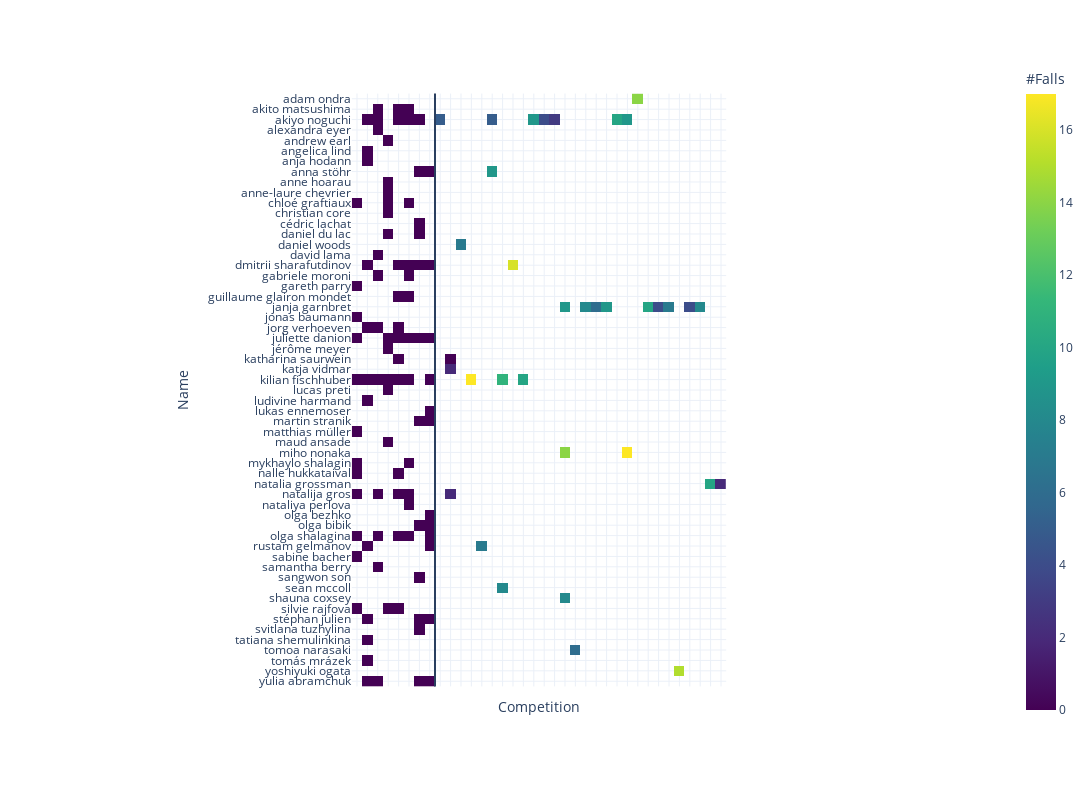

The code cell stored with this chart in its notebook:
### Markdown cell above
Topping a boulder in the first attempt, without falling once, is called a flash. Here, we count the number of falls per competation and climber. Clearly, this number is only well-defined for the best climbers who could top all boulder problems in all rounds a a given competition. Otherwise, the number of falls is not comparable or meaningful and is therefore omitted.

The heatmap color indicates the number of falls per climber and competition. Use the mouse-over to get more readable infos about the respective color point. 

To start with, we note that the available data provide the numbers of attempts only after 2007 (see horizontal lines). Next, we see the sparse color points, showing that only few athletes ever managed to top all boulders in a competition. Notably, again, Janja Garnet achieved to top all boulders in 9 of her competitions!

### Code cell
# group data by climber and competition
groups = fin[fin["Name"].isin(names)].groupby(["Name", "Competition"])

# compute number of falls (only well-defined if all boulder problems in all competitions rounds have been topped)
tab = pd.DataFrame(np.nan, index=names, columns=fin["Competition"].unique())
for (idn, idc), group in groups:
    if "F" in list(group["Level"]):
        tab.loc[idn, idc] = (group.loc[:, scb[::2]]-1).replace(np.nan, 0).sum().sum()
tab.replace(np.inf, np.nan, inplace=True)
tab.dropna(how="all", axis=0, inplace=True)
tab.dropna(how="all", axis=1, inplace=True)
    
# show heatmap
fig = px.imshow(tab,
                template=template,
                color_continuous_scale="Viridis",
                labels={"x": "Competition",  "y": "Name", "color": "#Falls"},
                width=fwidth, height=fheight
                )

# indicate change in IFSC data provisioning in 2008 by vertical line
xline = [idi for idi, col in enumerate(tab.columns) if '2008' in col][0]-0.5
fig.add_vline(x=xline)

fig.update_yaxes(
    tickmode="linear"
)

lenc = len(tab.columns)
fig.update_xaxes(
    tickmode = 'array',
    tickvals = list(range(lenc)),
    ticktext = ['']*lenc
)

fig.show(config=config)

### Figure 1 — Plotly figure (JSON) as saved in the notebook; plotly's stock layout.template omitted (floating-point values rounded to 4 significant figures; data arrays with more than 128 entries replaced by an {"elided": "..."} marker saying what was removed)
{"data": [{"coloraxis": "coloraxis", "hovertemplate": "Competition: %{x}<br>Name: %{y}<br>#Falls: %{z}<extra></extra>", "name": "0", "type": "heatmap", "x": ["Boulder IFSC Climbing Worldcup (B) - Erlangen (GER) 2007 Erlangen 30 - 31 Mar", "Boulder IFSC Climbing Worldcup (B) - Sofia (BUL) 2007 Sofia 20 - 22 Apr", "Boulder IFSC Climbing Worldcup (B) - Hall (AUT) 2007 Hall 27 - 28 Apr", "Boulder IFSC Climbing Worldcup (B) - La Reunion (FRA) 2007 La Reunion 4 - 5 May", "Boulder IFSC Climbing Worldcup (B) - Grindelwald (SUI) 2007 Grindelwald 8 - 9 Jun", "Boulder IFSC Climbing Worldcup (B) - Fiera di Primiero (ITA) 2007 Fiera 22 - 23 Jun", "Lead • Boulder • Speed IFSC Climbing World Championship (L + B + S) - Aviles (ESP) 2007 Aviles 17 - 23 Sep", "Boulder IFSC Climbing Worldcup (B) - Brno (CZE) 2007 Brno 9 - 10 Nov", "Boulder IFSC Climbing Worldcup (B) - Montauban (FRA) 2008 MONTAUBAN 4 - 5 Jul", "Boulder • Speed IFSC Climbing Worldcup (S+B) - Moscow (RUS) 2008 08_WC_MS 31 - 2 Oct - Nov", "Boulder IFSC Climbing Worldcup (B) - Vail (USA) 2009 WC Vail 5 - 6 Jun", "Boulder IFSC Climbing Worldcup (B) - Eindhoven (NED) 2009 WC Eindhoven 12 - 13 Jun", "Lead • Boulder • Speed • Combined IFSC Climbing World Championships - Qinghai (CHN) 2009 Quinghai 30 - 5 Jun - Jul", "Boulder IFSC Climbing Worldcup (B) - Eindhoven (NED) 2011 Eindhoven 17 - 18 Jun", "Boulder IFSC Climbing Worldcup (B) - Vail (USA) 2012 Vail 1 - 2 Jun", "Boulder • Speed IFSC Climbing Worldcup (B,S) - Chongqing (CHN) 2013 Chongqing 22 - 23 Mar", "Boulder IFSC Climbing Worldcup (B) - Innsbruck (AUT) 2014 Innsbruck 16 - 17 May", "Boulder IFSC Climbing Worldcup (B) - Toronto (CAN) 2014 Toronto 31 - 1 May - Jun", "Boulder IFSC Climbing Worldcup (B) - Vail (USA) 2014 Vail 6 - 7 Jun", "Boulder • Speed IFSC Climbing Worldcup (B,S) - Chongqing (CHN) 2015 Chongqing 20 - 21 Jun", "Boulder IFSC Climbing Worldcup (B) - Innsbruck (AUT) 2016 TyrolWC 20 - 21 May", "Boulder IFSC Climbing Worldcup (B) - Munich (GER) 2016 MunichWC 12 - 13 Aug", "Boulder • Speed IFSC Climbing Worldcup (B,S) - Chongqing (CHN) 2017 ChongqingWC 22 - 23 Apr", "Boulder IFSC Climbing Worldcup (B) - Hachioji, Tokyo (JPN) 2017 TokyoWC 6 - 7 May", "Boulder • Speed IFSC Climbing Worldcup (B,S) - Moscow (RUS) 2018 MoscowWC 21 - 22 Apr", "Boulder • Speed IFSC Climbing Worldcup (B,S) - Chongqing (CHN) 2018 ChongqingWC 5 - 6 May", "Boulder • Speed IFSC Climbing Worldcup (B,S) - Tai'an (CHN) 2018 TaianWC 12 - 13 May", "Boulder IFSC Climbing Worldcup (B) - Meiringen (SUI) 2019 MeiringenWC 5 - 6 Apr", "Boulder • Speed IFSC Climbing Worldcup (B,S) - Chongqing (CHN) 2019 ChongqingWC 26 - 28 Apr", "Boulder • Speed IFSC Climbing Worldcup (B,S) - Wujiang (CHN) 2019 WujiangWC 3 - 5 May", "Boulder IFSC Climbing Worldcup (B) - Munich (GER) 2019 MunichWC 18 - 19 May", "Boulder IFSC Climbing Worldcup (B) - Vail (USA) 2019 VailWC 7 - 8 Jun", "Boulder IFSC - Climbing World Cup (B) - Meiringen (SUI) 2021 Meiringen 16 - 17 Apr", "Boulder IFSC - Climbing World Cup (B) - Meiringen (SUI) 2022 Meiringen 8 - 10 Apr", "Boulder • Speed IFSC - Climbing World Cup (B,S) - Seoul (KOR) 2022 Seoul 6 - 8 May", "Boulder IFSC - Climbing World Cup (B) - Brixen (ITA) 2022 Brixen 10 - 12 Jun"], "xaxis": "x", "y": ["adam ondra", "akito matsushima", "akiyo noguchi", "alexandra eyer", "andrew earl", "angelica lind", "anja hodann", "anna stöhr", "anne hoarau", "anne-laure chevrier", "chloé graftiaux", "christian core", "cédric lachat", "daniel du lac", "daniel woods", "david lama", "dmitrii sharafutdinov", "gabriele moroni", "gareth parry", "guillaume glairon mondet", "janja garnbret", "jonas baumann", "jorg verhoeven", "juliette danion", "jérôme meyer", "katharina saurwein", "katja vidmar", "kilian fischhuber", "lucas preti", "ludivine harmand", "lukas ennemoser", "martin stranik", "matthias müller", "maud ansade", "miho nonaka", "mykhaylo shalagin", "nalle hukkataival", "natalia grossman", "natalija gros", "nataliya perlova", "olga bezhko", "olga bibik", "olga shalagina", "rustam gelmanov", "sabine bacher", "samantha berry", "sangwon son", "sean mccoll", "shauna coxsey", "silvie rajfova", "stéphan julien", "svitlana tuzhylina", "tatiana shemulinkina", "tomoa narasaki", "tomás mrázek", "yoshiyuki ogata", "yulia abramchuk"], "yaxis": "y", "z": {"elided": "57x36 int values"}}], "layout": {"coloraxis": {"colorbar": {"title": {"text": "#Falls"}}, "colorscale": [[0, "#440154"], [0.1111, "#482878"], [0.2222, "#3e4989"], [0.3333, "#31688e"], [0.4444, "#26828e"], [0.5556, "#1f9e89"], [0.6667, "#35b779"], [0.7778, "#6ece58"], [0.8889, "#b5de2b"], [1, "#fde725"]]}, "height": 800, "margin": {"t": 60}, "shapes": [{"type": "line", "x0": 7.5, "x1": 7.5, "xref": "x", "y0": 0, "y1": 1, "yref": "y domain"}], "width": 1200, "xaxis": {"anchor": "y", "autorange": true, "constrain": "domain", "domain": [0.2961, 0.7039], "range": [-0.5, 35.5], "scaleanchor": "y", "tickmode": "array", "ticktext": ["", "", "", "", "", "", "", "", "", "", "", "", "", "", "", "", "", "", "", "", "", "", "", "", "", "", "", "", "", "", "", "", "", "", "", ""], "tickvals": [0, 1, 2, 3, 4, 5, 6, 7, 8, 9, 10, 11, 12, 13, 14, 15, 16, 17, 18, 19, 20, 21, 22, 23, 24, 25, 26, 27, 28, 29, 30, 31, 32, 33, 34, 35], "title": {"text": "Competition"}, "type": "category"}, "yaxis": {"anchor": "x", "autorange": true, "constrain": "domain", "domain": [0, 1], "range": [56.5, -0.5], "tickmode": "linear", "title": {"text": "Name"}, "type": "category"}}}
